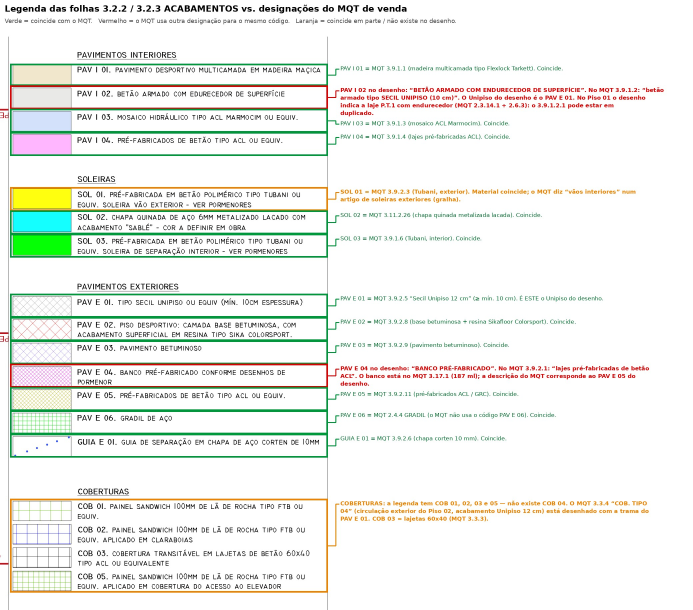
#> input picture medicoes/pavilhao_joao_de_meira/mapas/D01_legenda_vs_MQT.jpg, 2077 x 1830 px (shown at 1/3 size)
$ python -i grade-silence.py   (imports and definitions only)
#> lines starting #> are read from the running program, lines starting #| are printed output that depends on the picture
#> further down, picture is the input picture: shape (1830, 2077, 3); mean B, G, R 235.9, 241, 238.5
#!/usr/bin/env python3
"""Vídeo 20 ("A Moment of Silence"): gradação de filme + subida para 4K da filmagem fixa.

Uso:
  grade-silence.py clip  <src.mp4> <alpha.mp4> <saida_dir>      # todos os fotogramas → <saida>/plate4k.mp4
  grade-silence.py empty <src.mp4> <saida.png>                   # placa da sala vazia (graduada, 4K)
  grade-silence.py still <src.mp4> <alpha.mp4> <seg> <saida.png> # um fotograma para afinar

A filmagem é de 59,94 fps; aqui cada fotograma de origem vira um fotograma do ficheiro de saída
(base de 30 fps), para a composição escolher qualquer fotograma (câmara lenta nativa a 0,5×).

Gradação (por fotograma, à resolução nativa; a subida para 2160×3840 é feita pelo ffmpeg):
- tons terrosos ligeiramente dessaturados; o azul elétrico do chão fica sóbrio, o laranja do
  equipamento mantém-se;
- altas luzes ligeiramente quentes e suaves (ombro da curva + halação e "bloom" de película na
  janela), sombras mais frias, profundas mas com detalhe;
- separação subtil do sujeito: um pouco mais de luz e micro-contraste dentro do recorte (RVM).
"""
import subprocess
import sys

import cv2
import numpy as np

SW, SH = 464, 832
OW, OH = 2160, 3840
# 464×832 é 9:16 arredondado a múltiplos de 16: sobe a 2160 de largura e corta 33 px de altura
UP = f"scale={OW}:{round(SH * OW / SW)}:flags=lanczos,crop={OW}:{OH},unsharp=5:5:0.32:5:5:0"


def tone(x):
    """curva fílmica: pé com detalhe (pretos profundos, não esmagados) e ombro suave"""
    xs = np.array([0.0, 0.05, 0.14, 0.30, 0.52, 0.72, 0.86, 0.95, 1.0])
    ys = np.array([0.022, 0.045, 0.115, 0.265, 0.495, 0.685, 0.800, 0.865, 0.89])
    return np.interp(x, xs, ys).astype(np.float32)


def lum(x):
    return (0.2126 * x[..., 0] + 0.7152 * x[..., 1] + 0.0722 * x[..., 2])[..., None]


def grade(rgb, a=None):
    x = rgb.astype(np.float32) / 255.0
    if a is None:
        a = np.zeros(x.shape[:2], np.float32)
    am = a[..., None]
    L = lum(x)
    # 1) separação subtil: o sujeito ganha ~1/4 de stop nas sombras e micro-contraste
    blur = cv2.GaussianBlur(L, (0, 0), 6)[..., None]
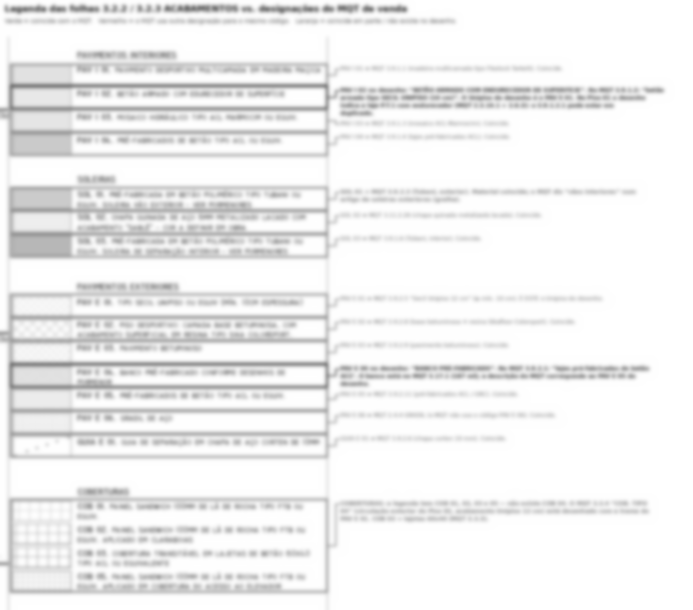
#> blur: shape (1830, 2077, 1) float32 (shown at 1/3 size); min 0.467, max 1, mean 0.94
    x = x * (1 + 0.22 * am * (1 - L)) + (L - blur) * 0.25 * am
    # 2) saturação seletiva: azuis muito saturados (chão, céu) sóbrios; laranja preservado
    L = lum(x)
    mx = x.max(-1, keepdims=True)
    mn = x.min(-1, keepdims=True)
    sat = (mx - mn) / (mx + 1e-4)
    blue = np.clip((x[..., 2:3] - np.maximum(x[..., 0:1], x[..., 1:2])) / (mx + 1e-4), 0, 1)
    orange = np.clip((x[..., 0:1] - x[..., 2:3]) / (mx + 1e-4) - 0.25, 0, 1)
    s = 0.80 - 0.30 * blue * np.clip(sat * 1.4, 0, 1) + 0.10 * orange
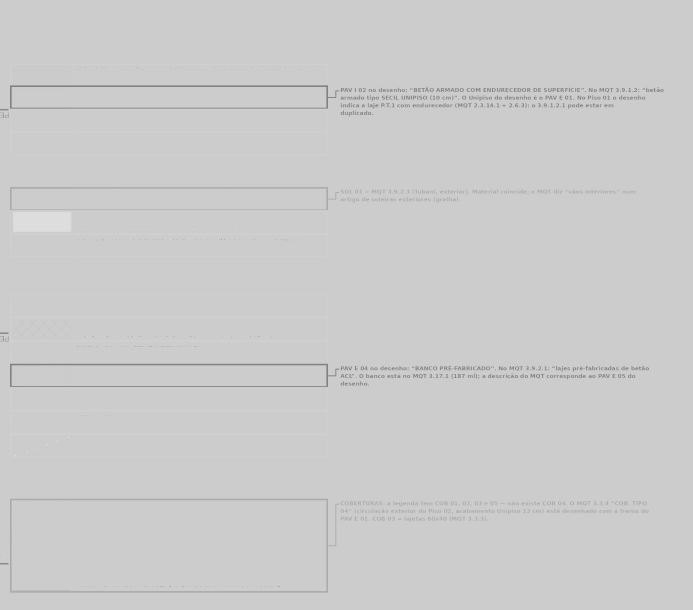
#> s: shape (1830, 2077, 1) float32 (shown at 1/3 size); min 0.5, max 0.875, mean 0.797
    x = L + (x - L) * s
    # azuis empurrados para um ardósia/petróleo (mais terroso, menos "elétrico")
    x = x + np.concatenate([0.010 * blue, 0.016 * blue, -0.022 * blue], -1) * np.clip(sat * 2, 0, 1)
    # 3) temperatura: altas luzes quentes, sombras frias
    L = lum(x)
    hl = np.clip((L - 0.45) / 0.5, 0, 1) ** 1.5
    sh = np.clip(1 - L / 0.32, 0, 1) ** 2
    mid = np.clip(1 - np.abs(L - 0.42) / 0.32, 0, 1)
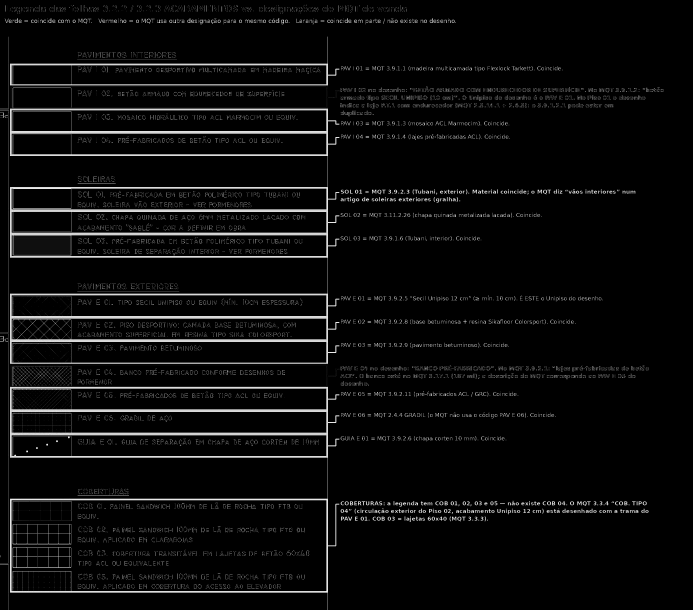
#> mid: shape (1830, 2077, 1) float32 (shown at 1/3 size); min 0, max 1, mean 0.0454
    x = x + np.concatenate([0.026 * hl + 0.012 * mid - 0.010 * sh, 0.020 * hl + 0.006 * mid + 0.002 * sh, -0.026 * hl - 0.012 * mid + 0.016 * sh], -1)
    x = np.clip(x, 0, 1)
    # 4) halação (vermelho-alaranjado à volta das zonas muito claras) e "bloom" suave
    L = lum(x)[..., 0]
    hot = np.clip((L - 0.70) / 0.30, 0, 1)
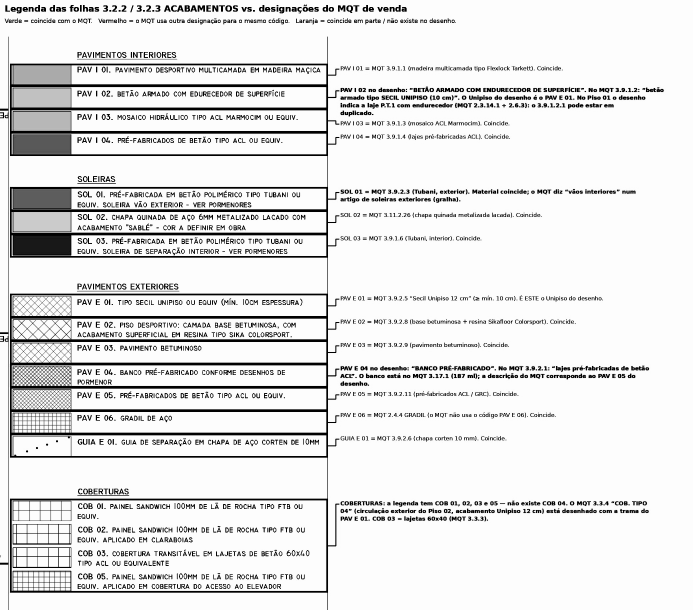
#> hot: shape (1830, 2077) float32 (shown at 1/3 size); min 0, max 0.994, mean 0.894
    hal = cv2.GaussianBlur(hot, (0, 0), 5)[..., None]
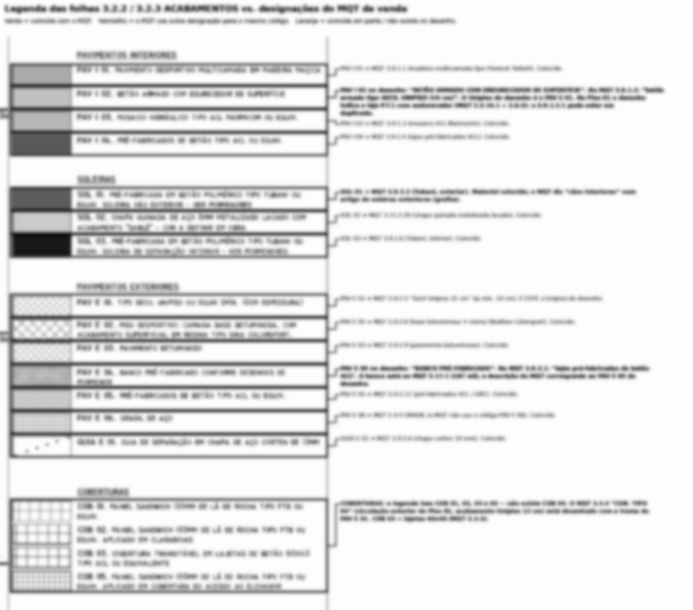
#> hal: shape (1830, 2077, 1) float32 (shown at 1/3 size); min 0.0681, max 0.994, mean 0.894
    blo = cv2.GaussianBlur(hot, (0, 0), 16)[..., None]
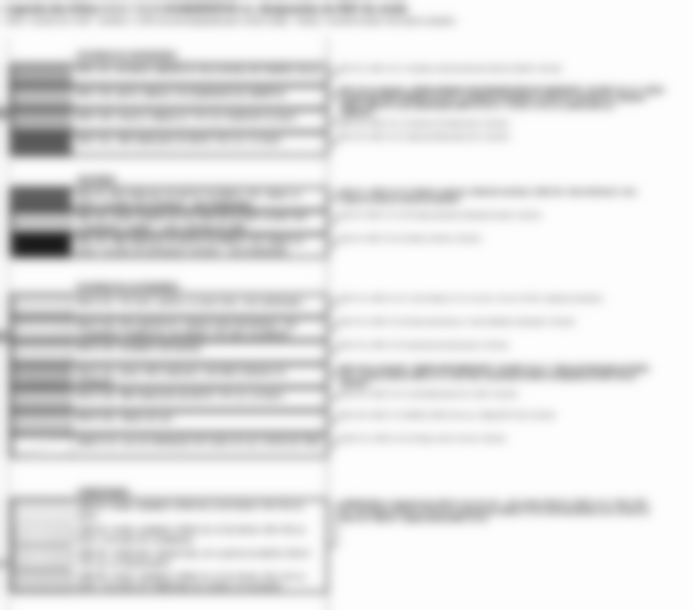
#> blo: shape (1830, 2077, 1) float32 (shown at 1/3 size); min 0.105, max 0.994, mean 0.894
    x = x + hal * np.array([0.034, 0.020, 0.008], np.float32) + blo * np.array([0.048, 0.042, 0.032], np.float32)
    # 5) curva fílmica + leve "fade" de película nas sombras (frio) e altas luzes (quente)
    x = tone(np.clip(x, 0, 1.2) / 1.04)
#> in tone, `return np.interp(x, xs, ys).astype(np.float32)`:
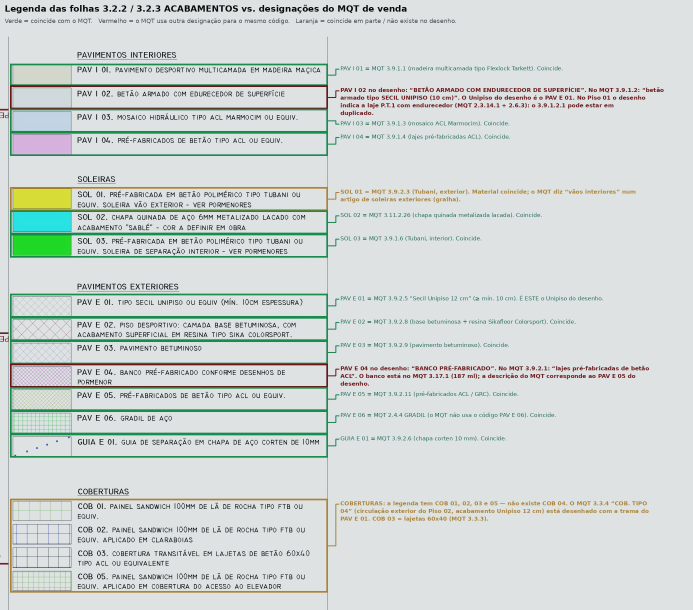
#> returned value: shape (1830, 2077, 3) float32 (shown at 1/3 size); mean of channels 0, 1, 2 0.859, 0.873, 0.842; drawn as B, G, R
    return np.clip(x, 0, 1)


def to8(x):
    return (np.clip(x, 0, 1) * 255 + 0.5).astype(np.uint8)


# [67 lines left out: functions read_frame, alpha_clean, upscale_png, empty_plate, main, not called in this run]


# [2 lines not run here, left out]

>>> import cv2
>>> picture = cv2.imread('../../medicoes/pavilhao_joao_de_meira/mapas/D01_legenda_vs_MQT.jpg')
>>> result = grade(picture)

$ run again, on medicoes/pavilhao_joao_de_meira/mapas/M01_piso01_pavimentos_interiores.jpg
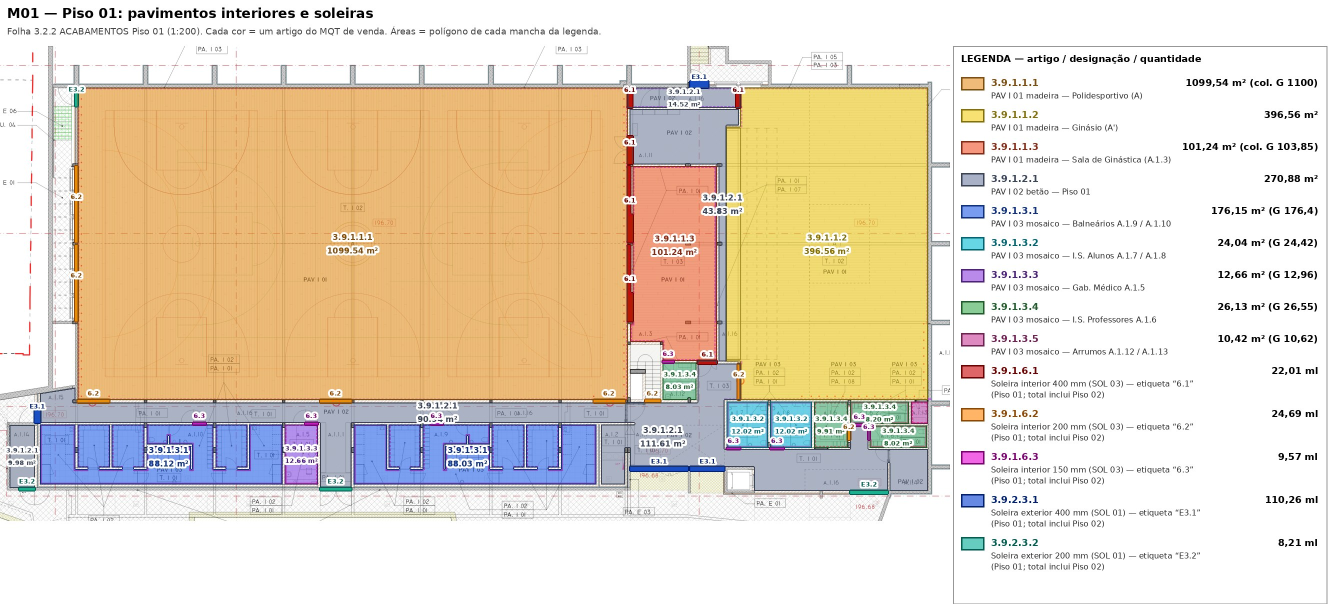
#> input picture medicoes/pavilhao_joao_de_meira/mapas/M01_piso01_pavimentos_interiores.jpg, 2660 x 1208 px (shown at 1/2 size)
#> picture is the input picture: shape (1208, 2660, 3); mean B, G, R 197.8, 216.7, 229.6
#> in grade, `blo = cv2.GaussianBlur(hot, (0, 0), 16)[..., None]`:
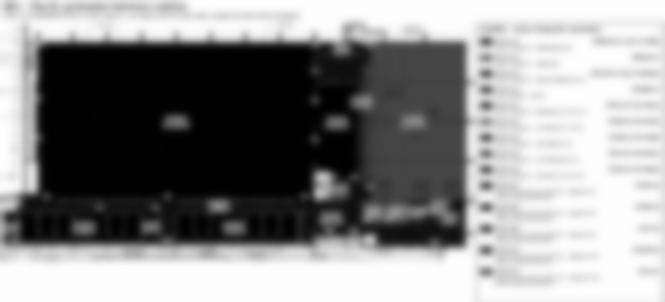
#> blo: shape (1208, 2660, 1) float32 (shown at 1/4 size); min 0, max 0.994, mean 0.56
#> in tone, `return np.interp(x, xs, ys).astype(np.float32)`:
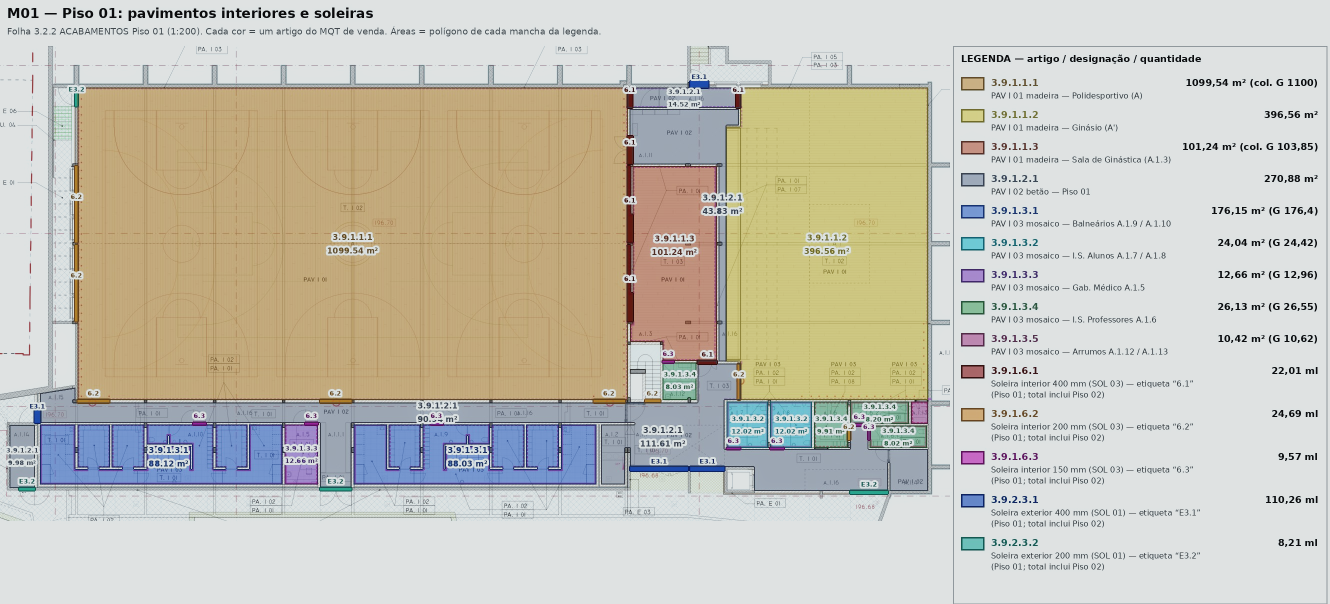
#> returned value: shape (1208, 2660, 3) float32 (shown at 1/2 size); mean of channels 0, 1, 2 0.726, 0.775, 0.794; drawn as B, G, R

$ run again, on medicoes/pavilhao_joao_de_meira/mapas/M01a_PAV_I_02_Piso01.jpg
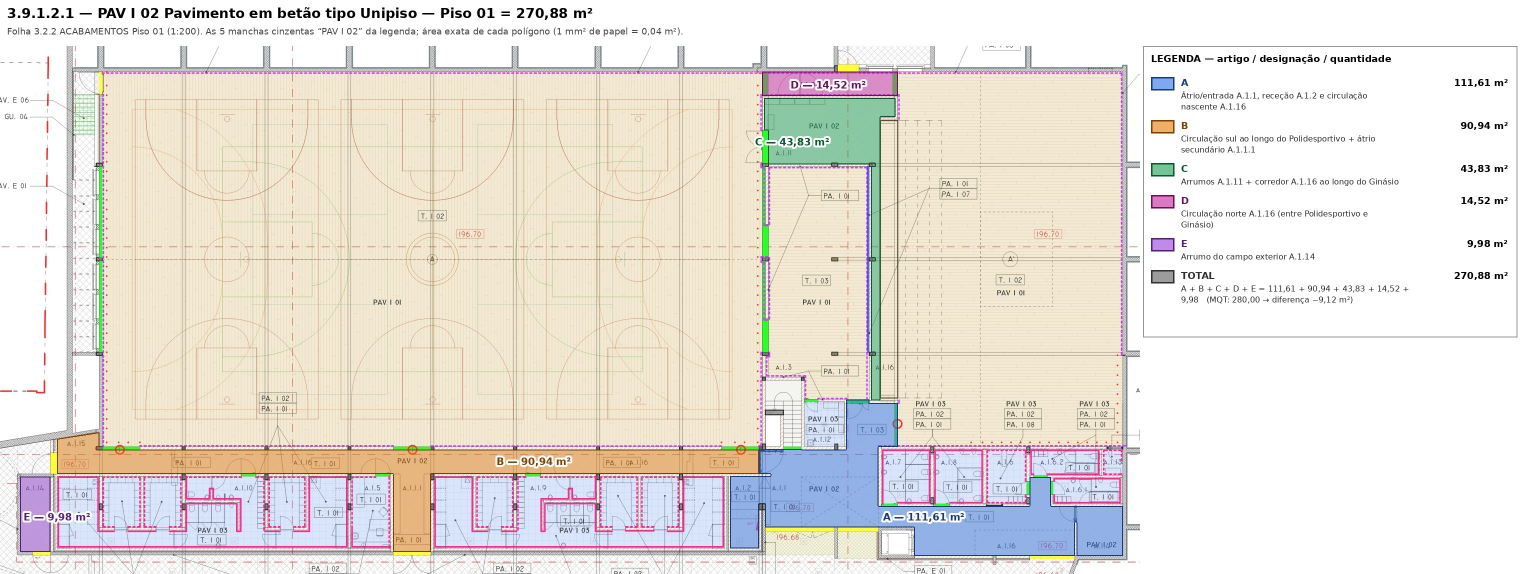
#> input picture medicoes/pavilhao_joao_de_meira/mapas/M01a_PAV_I_02_Piso01.jpg, 3040 x 1148 px (shown at 1/2 size)
#> picture is the input picture: shape (1148, 3040, 3); mean B, G, R 219.7, 227.3, 232.6
#> in grade, `blo = cv2.GaussianBlur(hot, (0, 0), 16)[..., None]`:
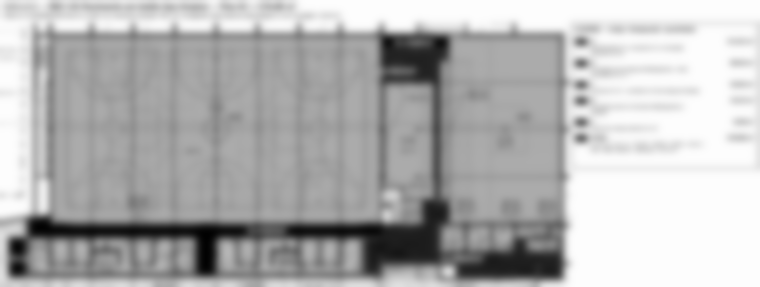
#> blo: shape (1148, 3040, 1) float32 (shown at 1/4 size); min 0.00415, max 0.994, mean 0.703
#> in tone, `return np.interp(x, xs, ys).astype(np.float32)`:
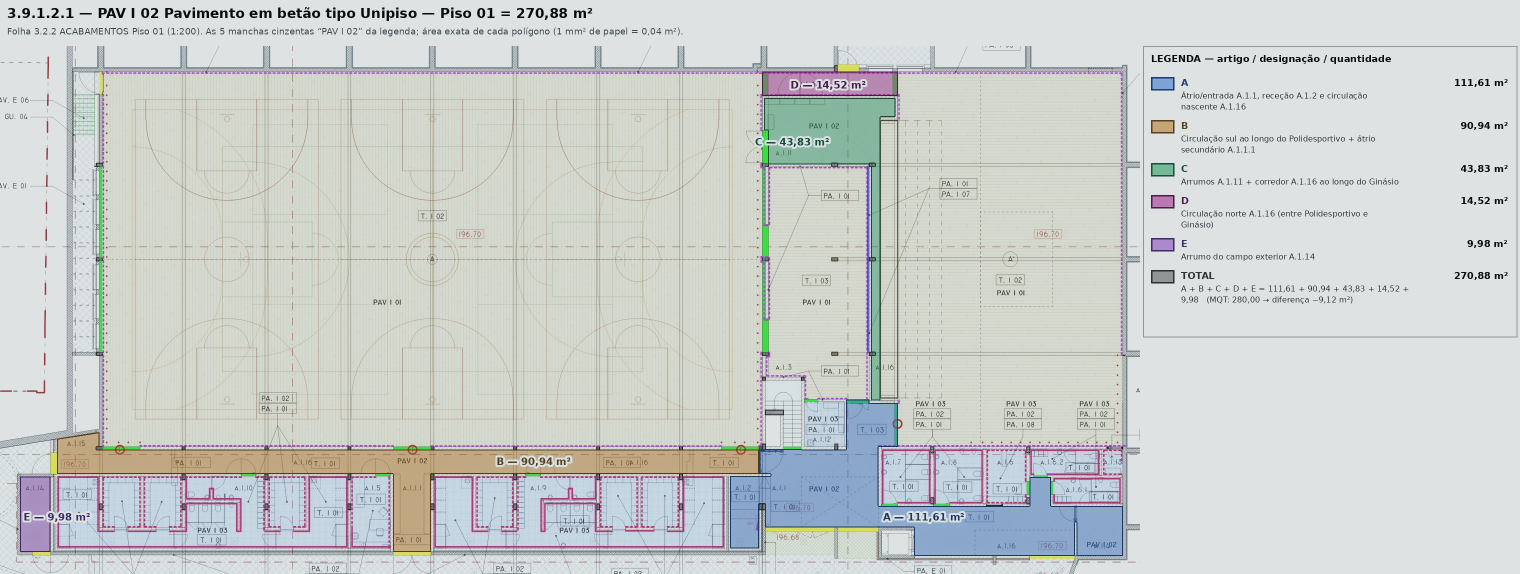
#> returned value: shape (1148, 3040, 3) float32 (shown at 1/2 size); mean of channels 0, 1, 2 0.816, 0.827, 0.808; drawn as B, G, R
